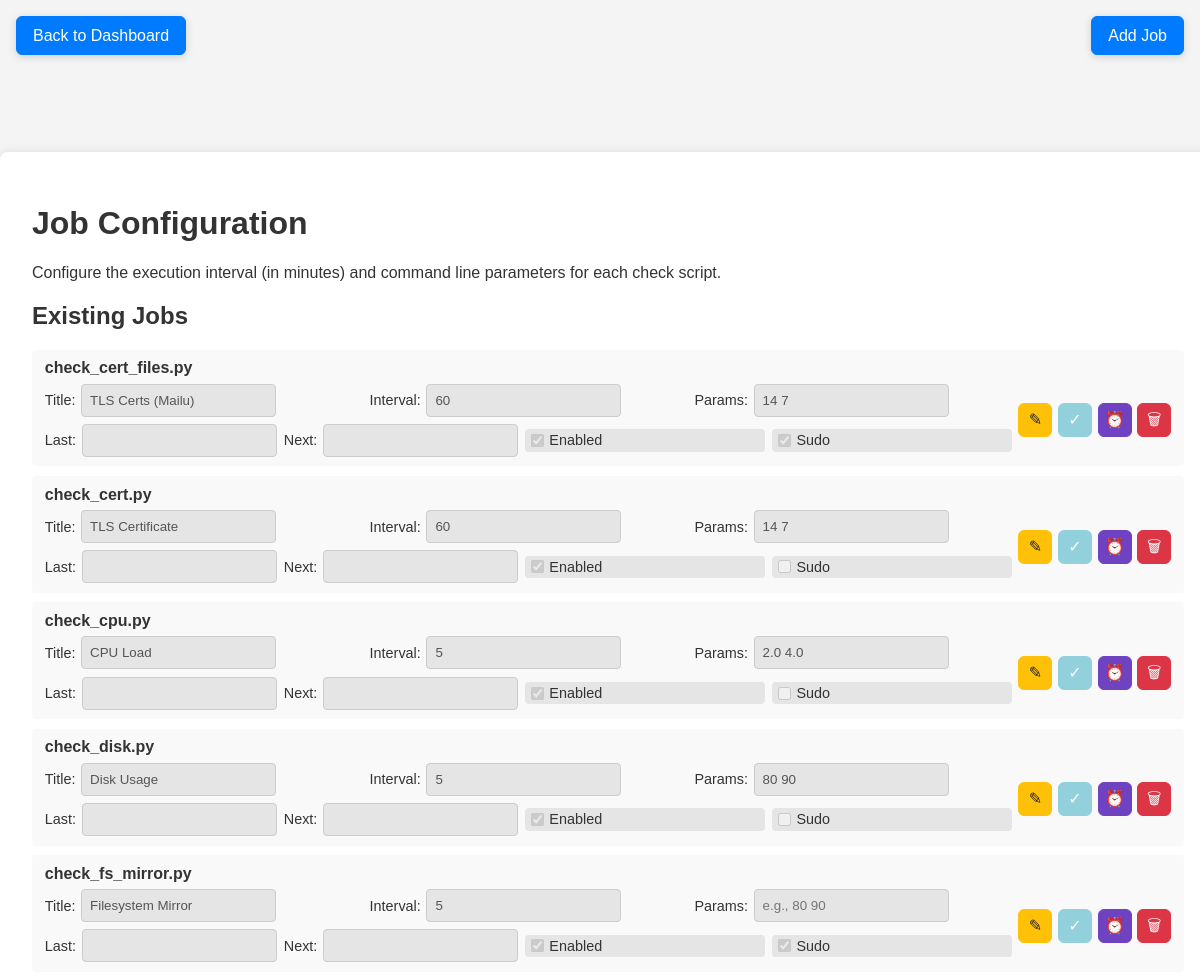
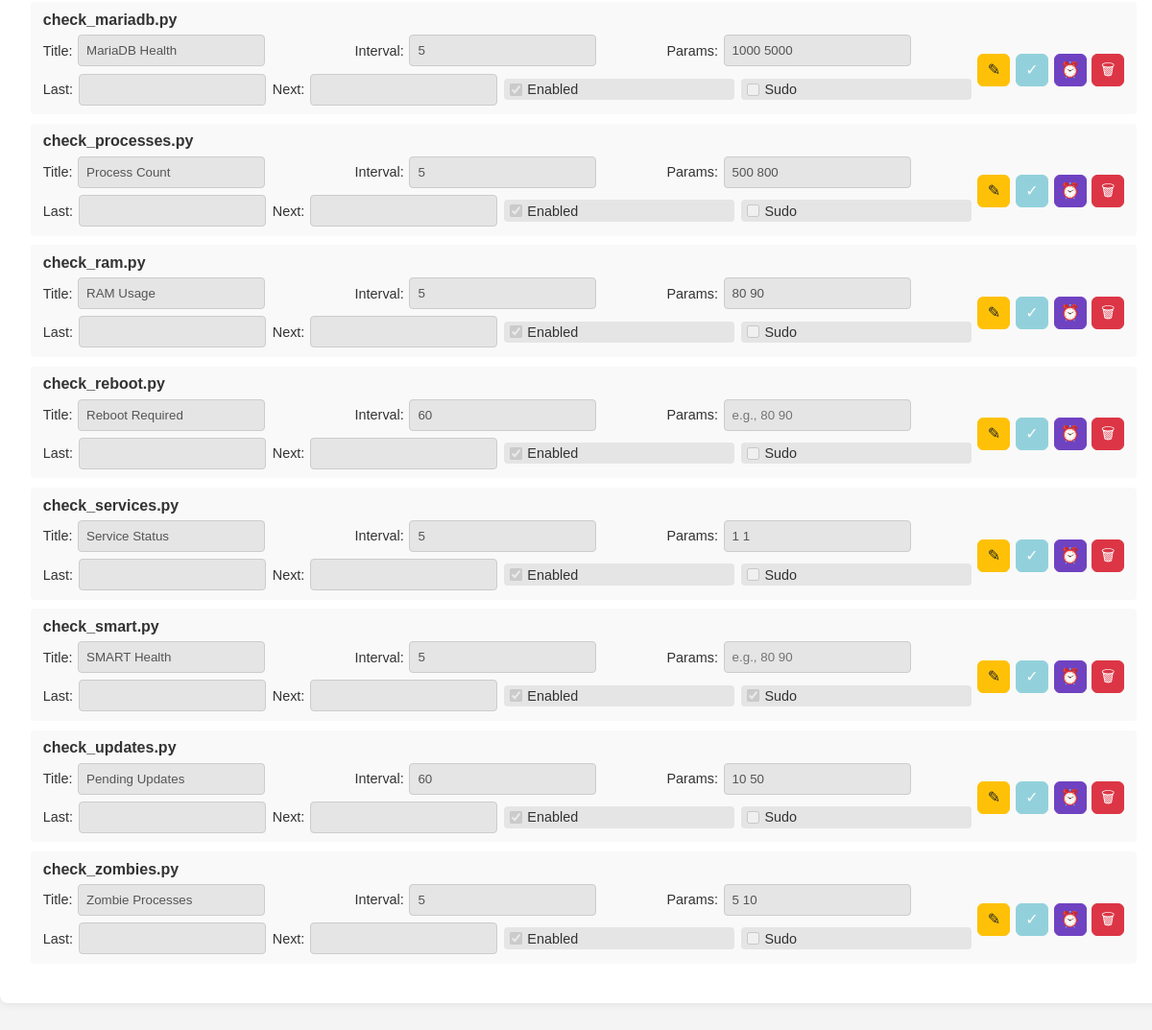
/job_config.php (signed in), run on the app's committed database (2 pictures, top to bottom).
### tables this page shows
CREATE TABLE IF NOT EXISTS checks (
    id INT AUTO_INCREMENT PRIMARY KEY,
    script_name VARCHAR(100) UNIQUE NOT NULL,
    title VARCHAR(150) NOT NULL,
    interval_minutes INT DEFAULT 5,
    parameters VARCHAR(255) DEFAULT '',
    enabled BOOLEAN DEFAULT TRUE,
    sudo BOOLEAN DEFAULT FALSE,
    last_run TIMESTAMP NULL,
    next_run TIMESTAMP NULL
);

### www/job_config.php (the view, shortened to what this page needs)
<?php
$pdo = getDB();
try {
    $stmt = $pdo->query("SELECT * FROM checks ORDER BY script_name");
    $checks = $stmt->fetchAll(PDO::FETCH_ASSOC);
} catch (PDOException $e) {
    $error = 'Database error: ' . $e->getMessage();
    $checks = [];
}
?>
<!DOCTYPE html>
<html lang="en">
<head>
    <link rel="stylesheet" href="style.css">
</head>
<body class="subpage">
    <a href="index.php" class="sticky-back-btn">Back to Dashboard</a>
    <a href="job_add.php" class="sticky-top-right-btn" title="Open Add Job Page" aria-label="Open Add Job Page">Add Job</a>
    <div class="login-container job-config-container">
        <h1>Job Configuration</h1>
        <p>Configure the execution interval (in minutes) and command line parameters for each check script.</p>
        <h2>Existing Jobs</h2>
        <?php foreach ($checks as $check): ?>
            <div class="check-config">
                <h3><?php echo htmlspecialchars($check['script_name']); ?></h3>
                <form method="post" class="job-row-form">
                    <div class="job-fields">
                        <label>Title: <input type="text" class="row-editable field-locked" name="title" value="<?php echo htmlspecialchars($check['title'] ?? $check['script_name']); ?>" readonly></label>
                        <label>Interval: <input type="number" class="row-editable field-locked" name="interval_minutes" value="<?php echo $check['interval_minutes']; ?>" min="1" required readonly></label>
                        <label>Params: <input type="text" class="row-editable field-locked" name="parameters" value="<?php echo htmlspecialchars($check['parameters']); ?>" placeholder="e.g., 80 90" readonly></label>
                        <label>Last: <input type="text" class="field-locked" value="<?php echo htmlspecialchars($check['last_run'] ?? ''); ?>" readonly></label>
                        <label>Next: <input type="text" class="field-locked" value="<?php echo htmlspecialchars($check['next_run'] ?? ''); ?>" readonly></label>
                        <label class="field-locked-label"><input type="checkbox" class="row-editable field-locked" name="enabled" <?php echo $check['enabled'] ? 'checked' : ''; ?> disabled> Enabled</label>
                        <label class="field-locked-label"><input type="checkbox" class="row-editable field-locked" name="sudo" <?php echo !empty($check['sudo']) ? 'checked' : ''; ?> disabled> Sudo</label>
                    </div>
                    <div class="job-actions">
                        <button type="button" class="icon-btn icon-edit row-edit-toggle" title="Edit row" aria-label="Edit row">&#9998;</button>
                        <button type="submit" name="update" value="1" class="icon-btn icon-apply" title="Apply changes" aria-label="Apply changes" disabled>&#10003;</button>
                        <button type="submit" name="schedule_now" value="1" class="icon-btn icon-schedule" title="Schedule now" aria-label="Schedule now">&#9200;</button>
                        <button type="submit" name="delete" value="1" class="icon-btn icon-delete" title="Delete job" aria-label="Delete job" onclick="return confirm('Are you sure you want to delete this job?')">&#128465;</button>
                    </div>
                </form>
            </div>
        <?php endforeach; ?>
    </div>
</body>
</html>

### www/style.css (style rules this page uses)
body { font-family: Arial, sans-serif; margin: 0; padding: 0; background-color: #f4f4f4; color: #333; transition: background-color 0.3s, color 0.3s; }
body.subpage { padding-top: 4.5rem; }
.login-container { max-width: 400px; margin: 5rem auto; padding: 2rem; background: white; border-radius: 8px; box-shadow: 0 0 10px rgba(0,0,0,0.1); }
input, button { display: block; width: 100%; margin: 0.5rem 0; padding: 0.5rem; border: 1px solid #ccc; border-radius: 4px; }
button { background: #007bff; color: white; cursor: pointer; }
.check-config { background: #f9f9f9; margin: 0.6rem 0; padding: 0.6rem 0.8rem; border-radius: 4px; }
.check-config h3 { margin: 0 0 0.4rem 0; font-size: 1rem; }
.check-config form { display: flex; flex-wrap: wrap; gap: 0.4rem; align-items: center; }
.check-config label { display: flex; align-items: center; gap: 0.35rem; font-size: 0.9rem; }
.job-config-container { width: calc(100vw - 3rem); max-width: 1500px; }
.job-row-form { width: 100%; display: flex; align-items: center; gap: 0.5rem; }
.job-fields { display: flex; flex-wrap: wrap; align-items: center; gap: 0.45rem; flex: 1; }
.job-fields label { flex: 1 1 220px; }
.job-fields input[type="text"], .job-fields input[type="number"] { width: auto; min-width: 120px; margin: 0; }
.job-fields input[type="checkbox"] { width: auto; margin: 0; }
.job-actions { margin-left: auto; display: flex; gap: 0.35rem; }
.icon-btn { width: 34px; min-width: 34px; height: 34px; padding: 0; margin: 0; display: inline-flex; align-items: center; justify-content: center; font-size: 16px; line-height: 1; border-radius: 6px; }
.icon-apply { background: #17a2b8; border-color: #17a2b8; }
.icon-delete { background: #dc3545; border-color: #dc3545; }
.icon-schedule { background: #6f42c1; border-color: #6f42c1; }
.icon-edit { background: #ffc107; border-color: #ffc107; color: #212529; }
.icon-btn:disabled { opacity: 0.45; cursor: not-allowed; }
.sticky-back-btn { position: fixed; top: 1rem; left: 1rem; z-index: 1000; display: inline-block; padding: 0.6rem 1rem; background: #007bff; color: white; text-decoration: none; border: 1px solid #007bff; border-radius: 6px; box-shadow: 0 2px 8px rgba(0, 0, 0, 0.15); }
.sticky-top-right-btn { position: fixed; top: 1rem; right: 1rem; z-index: 1000; display: inline-block; padding: 0.6rem 1rem; background: #007bff; color: white; text-decoration: none; border: 1px solid #007bff; border-radius: 6px; box-shadow: 0 2px 8px rgba(0, 0, 0, 0.15); }

### www/job_config.php (style rules this page uses)
.field-locked { background-color: #e5e5e5; color: #555; }
.field-locked-label { background-color: #e5e5e5; border-radius: 4px; padding: 0.2rem 0.35rem; }
.field-locked[type="checkbox"] { accent-color: #9e9e9e; }
.sticky-top-right-btn { position: fixed; top: 1rem; right: 1rem; z-index: 1000; display: inline-block; padding: 0.6rem 1rem; background: #007bff; color: white; text-decoration: none; border: 1px solid #007bff; border-radius: 6px; box-shadow: 0 2px 8px rgba(0, 0, 0, 0.15); }

### data on the page
checks: script_name "check_cert_files.py", title "TLS Certs (Mailu)", interval_minutes "60", parameters "14 7", enabled "☑", sudo "☑"
checks: script_name "check_cert.py", title "TLS Certificate", interval_minutes "60", parameters "14 7", enabled "☑"
checks: script_name "check_cpu.py", title "CPU Load", interval_minutes "5", parameters "2.0 4.0", enabled "☑"
checks: script_name "check_disk.py", title "Disk Usage", interval_minutes "5", parameters "80 90", enabled "☑"
checks: script_name "check_fs_mirror.py", title "Filesystem Mirror", interval_minutes "5", enabled "☑", sudo "☑"
checks: script_name "check_mariadb.py", title "MariaDB Health", interval_minutes "5", parameters "1000 5000", enabled "☑"
checks: script_name "check_processes.py", title "Process Count", interval_minutes "5", parameters "500 800", enabled "☑"
checks: script_name "check_ram.py", title "RAM Usage", interval_minutes "5", parameters "80 90", enabled "☑"
checks: script_name "check_reboot.py", title "Reboot Required", interval_minutes "60", enabled "☑"
checks: script_name "check_services.py", title "Service Status", interval_minutes "5", parameters "1 1", enabled "☑"
checks: script_name "check_smart.py", title "SMART Health", interval_minutes "5", enabled "☑", sudo "☑"
checks: script_name "check_updates.py", title "Pending Updates", interval_minutes "60", parameters "10 50", enabled "☑"
checks: script_name "check_zombies.py", title "Zombie Processes", interval_minutes "5", parameters "5 10", enabled "☑"
